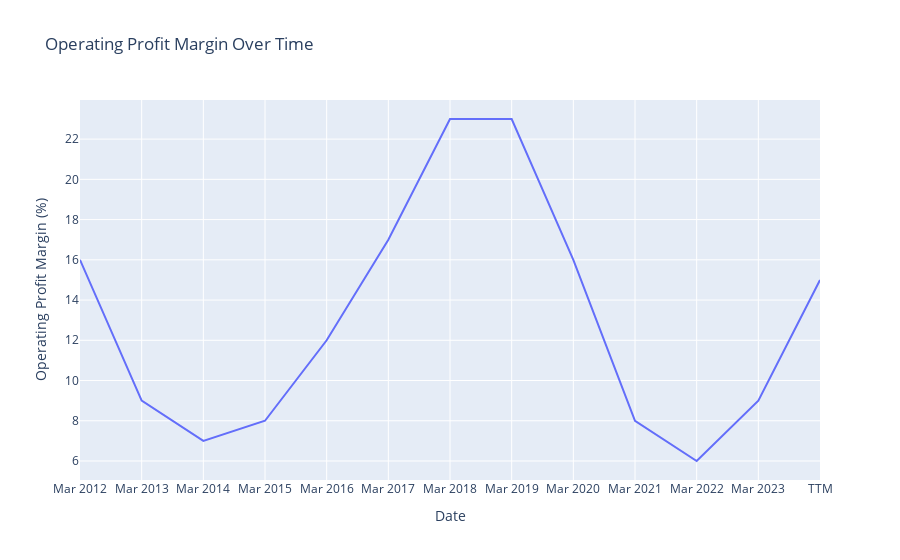

This figure's notebook cell:
### Code cell
import pandas as pd
import plotly.express as px

# Assuming 'df' is your DataFrame
opm_row = df.iloc[3]

# Convert the 'OPM %' values to numeric
numeric_values = pd.to_numeric(opm_row[1:].str.rstrip('%'), errors='coerce')

# Create a DataFrame for plotting
plot_data = pd.DataFrame({
    'Date': opm_row.index[1:],
    'OPM %': numeric_values
})

# Create a line plot using Plotly Express
fig = px.line(plot_data, x='Date', y='OPM %', title='Operating Profit Margin Over Time',
              labels={'OPM %': 'Operating Profit Margin (%)'})

# Show the plot
fig.show()

### Figure 1 — Plotly figure (JSON) as saved in the notebook; plotly's stock layout.template omitted (floating-point values rounded to 4 significant figures)
{"data": [{"hovertemplate": "Date=%{x}<br>Operating Profit Margin (%)=%{y}<extra></extra>", "legendgroup": "", "line": {"color": "#636efa", "dash": "solid"}, "marker": {"symbol": "circle"}, "mode": "lines", "name": "", "orientation": "v", "showlegend": false, "type": "scatter", "x": ["Mar 2012", "Mar 2013", "Mar 2014", "Mar 2015", "Mar 2016", "Mar 2017", "Mar 2018", "Mar 2019", "Mar 2020", "Mar 2021", "Mar 2022", "Mar 2023", "TTM"], "xaxis": "x", "y": [16, 9, 7, 8, 12, 17, 23, 23, 16, 8, 6, 9, 15], "yaxis": "y"}], "layout": {"autosize": true, "legend": {"tracegroupgap": 0}, "title": {"text": "Operating Profit Margin Over Time"}, "xaxis": {"anchor": "y", "autorange": true, "domain": [0, 1], "range": [0, 12], "title": {"text": "Date"}, "type": "category"}, "yaxis": {"anchor": "x", "autorange": true, "domain": [0, 1], "range": [5.056, 23.94], "title": {"text": "Operating Profit Margin (%)"}, "type": "linear"}}}
